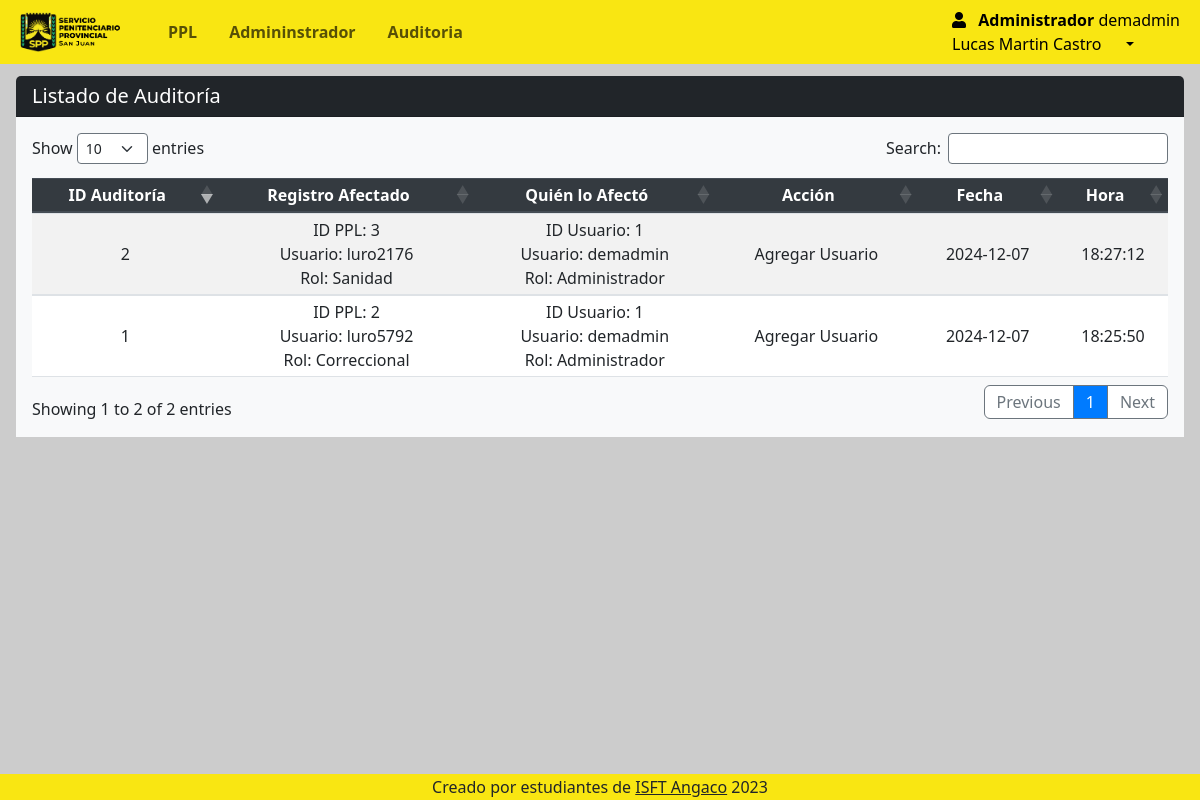
The page /Views/admin/auditoria.php (signed in) on the database its author committed.
### tables this page shows
CREATE TABLE `rol` (
  `id_rol` int(11) NOT NULL,
  `nombre_rol` varchar(50) NOT NULL
);

CREATE TABLE `usuarios` (
  `id_usuario` int(11) NOT NULL,
  `id_persona` int(11) NOT NULL,
  `id_rol` int(11) NOT NULL,
  `nombre_usuario` varchar(50) NOT NULL,
  `contrasena` varchar(255) NOT NULL,
  `fecha_creacion` datetime DEFAULT current_timestamp(),
  `activo` tinyint(1) DEFAULT 1
);

CREATE TABLE `auditoria` (
  `id_auditoria` int(11) NOT NULL,
  `id_usuario` int(11) NOT NULL,
  `accion` varchar(50) NOT NULL,
  `tabla_afectada` varchar(50) NOT NULL,
  `registro_id` int(11) NOT NULL,
  `fecha` timestamp NOT NULL DEFAULT current_timestamp(),
  `detalles` varchar(255) DEFAULT NULL
);

### Views/admin/auditoria.php (the view, shortened to what this page needs)
<?php
require 'navbar.php';
require '../../conn/connection.php';
$query = "SELECT a.*,
                 u.nombre_usuario AS nombre_usuario_afecto,
                 r.nombre_rol AS rol_afecto,
                 u2.nombre_usuario AS nombre_usuario_registro,
                 r2.nombre_rol AS rol_registro,
                 DATE_FORMAT(a.fecha, '%Y-%m-%d') AS fecha_solo,
                 DATE_FORMAT(a.fecha, '%H:%i:%s') AS hora_solo
          FROM auditoria a
          LEFT JOIN usuarios u ON a.id_usuario = u.id_usuario
          LEFT JOIN rol r ON u.id_rol = r.id_rol
          LEFT JOIN usuarios u2 ON a.registro_id = u2.id_usuario
          LEFT JOIN rol r2 ON u2.id_rol = r2.id_rol
          ORDER BY a.fecha DESC";
$statement = $db->prepare($query);
$statement->execute();
$auditoria = $statement->fetchAll(PDO::FETCH_ASSOC);
?>
<section class="content mt-3">
    <div class="row">
        <div class="col mx-3">
            <div class="row">
                <div class="col">
                    <div class="card rounded-2 border-0">
                        <h5 class="card-header bg-dark text-white">Listado de Auditoría</h5>
                        <div class="card-body bg-light">
                            <?php if (count($auditoria) > 0): ?>
                                <table id="example" class="table table-striped table-sm" style="width:100%">
                                    <thead class="thead-dark">
                                        <tr>
                                            <th>ID Auditoría</th>
                                            <th>Registro Afectado</th>
                                            <th>Quién lo Afectó</th>
                                            <th>Acción</th>
                                            <th>Fecha</th>
                                            <th>Hora</th>
                                        </tr>
                                    </thead>
                                    <tbody>
                                        <?php foreach ($auditoria as $registro): ?>
                                            <tr>
                                                <td><?php echo htmlspecialchars($registro['id_auditoria']); ?></td>
                                                <td>
                                                    ID PPL: <?php echo htmlspecialchars($registro['registro_id'] ?? 'No hay dato'); ?><br>
                                                    Usuario: <?php echo htmlspecialchars($registro['nombre_usuario_registro'] ?? 'No hay dato'); ?><br>
                                                    Rol: <?php echo htmlspecialchars($registro['rol_registro'] ?? 'No hay dato'); ?>
                                                </td>
                                                <td>
                                                    ID Usuario: <?php echo htmlspecialchars($registro['id_usuario'] ?? 'No hay dato'); ?><br>
                                                    Usuario: <?php echo htmlspecialchars($registro['nombre_usuario_afecto'] ?? 'No hay dato'); ?><br>
                                                    Rol: <?php echo htmlspecialchars($registro['rol_afecto'] ?? 'No hay dato'); ?><br>
                                                </td>
                                                <td><?php echo htmlspecialchars($registro['accion']); ?></td>
                                                <td><?php echo htmlspecialchars($registro['fecha_solo']); ?></td>
                                                <td><?php echo htmlspecialchars($registro['hora_solo']); ?></td>
                                            </tr>
                                        <?php endforeach; ?>
                                    </tbody>
                                </table>
                            <?php else: ?>
                                <p>No hay registros en la auditoría.</p>
                            <?php endif; ?>
                        </div>
                    </div>
                </div>
            </div>
        </div>
    </div>
</section>
<? require 'footer.php'; ?>

### Views/admin/navbar.php (shortened to what this page needs)
<?php
require '../../conn/connection.php';
$id_rol = $_SESSION['id_rol'];
$id_usuario= $_SESSION['id_usuario'];
$query = "SELECT * FROM rol WHERE id_rol = ?";
$stmt = $conexion->prepare($query);
$stmt->bind_param("i", $id_rol);
$stmt->execute();
$result = $stmt->get_result();
if ($result && $result->num_rows > 0) {
  $rol = $result->fetch_assoc();
  $nombre_rol = $rol['nombre_rol'];
} else {
  $nombre_rol = "Usuario Desconocido";
}
?>
<!DOCTYPE html>
<html lang="es">
<head>
  <link rel="stylesheet" href="https://use.fontawesome.com/releases/v5.8.2/css/all.css">
  <link rel="stylesheet" href="../../css/style.css">
  <link href="https://cdn.jsdelivr.net/npm/bootstrap@5.3.2/dist/css/bootstrap.min.css" rel="stylesheet">
  <link rel="stylesheet" href="https://maxcdn.bootstrapcdn.com/bootstrap/4.5.2/css/bootstrap.min.css">
  <link rel="stylesheet" href="https://cdnjs.cloudflare.com/ajax/libs/twitter-bootstrap/5.3.0/css/bootstrap.min.css">
  <link rel="stylesheet" href="https://cdn.datatables.net/1.13.7/css/dataTables.bootstrap5.min.css">
  <link rel="stylesheet" type="text/css" href="https://cdn.datatables.net/1.13.1/css/dataTables.bootstrap5.min.css" />
  <link rel="stylesheet" type="text/css" href="https://cdn.datatables.net/buttons/2.3.3/css/buttons.bootstrap5.min.css" />
  <link rel="stylesheet" href="https://cdn.jsdelivr.net/npm/bootstrap@5.3.0-alpha1/dist/css/bootstrap.min.css" />
  <link rel="stylesheet" href="https://cdnjs.cloudflare.com/ajax/libs/font-awesome/6.2.1/css/all.min.css" />
  <link rel="stylesheet" href="https://cdnjs.cloudflare.com/ajax/libs/font-awesome/5.15.4/css/all.min.css">
</head>
<body>
  <div style="height:60px">
    <nav class="navbar navbar-expand-lg fixed-top my-0 py-0" style="background-color: #f9e612;">
      <div class="container-fluid ml-2 ">
        <a href="index.php" class="navbar-brand mb-0 pr-4 ">
          <img class="d-line-block align-top " src="../../img/LOGO2.ico" width="100px" style="margin-right:0px">
        </a>
        <div class="collapse navbar-collapse " id="navbarNav">
          <ul class="navbar-nav mr-auto ">
            <li class="nav-item  pr-3">
              <a class="nav-link " href="ppl_index.php"><b>PPL</b></a>
            </li>
            <?php
              if ($_SESSION['id_rol'] === 1) {
            ?>
                  <li class="nav-item  pr-3">
                    <a class="nav-link " href="admin_index.php"><b>Admininstrador</b></a>
                  </li>
            <?php
              }
            ?>
            <?php
              if ($_SESSION['id_rol'] === 1) {
            ?>
              <li class="nav-item  pr-3">
                <a class="nav-link " href="auditoria.php"><b>Auditoria</b></a>
              </li>
            <?php
              }
            ?>
          </ul>
          <form class="form-inline d-flex justify-content-end">
            <div class="collapse navbar-collapse" id="navbarNav">
              <ul class="navbar-nav">
                <li class="nav-item dropdown">
                  <a class="nav-link dropdown-toggle active" href="#" role="button" data-bs-toggle="dropdown" aria-expanded="false">
                    <i class="fas fa-user pr-2"></i>
                    <span class="mr-3">
                      <b>
                      <?php if (isset($nombre_rol)) : ?>
                        <?php echo $nombre_rol; ?>
                      <?php else : ?>
                        "Usuario Desconocido"
                      <?php endif; ?>
                      </b>
                      <span>
                        <?php if (isset($_SESSION['nombres'])) : ?>
                           <?php
                           $query = "SELECT nombre_usuario FROM usuarios WHERE activo = 1 AND id_usuario = :id_usuario";
                           $stmt = $db->prepare($query);
                           $stmt->bindParam(':id_usuario', $id_usuario, PDO::PARAM_INT);
                           $stmt->execute();
                           $usuario = $stmt->fetch(PDO::FETCH_ASSOC);
                           ?>
                          <?php echo $usuario['nombre_usuario']; ?>
                          <br>
                          <?php echo $_SESSION['nombres']; ?>
                          <?php echo $_SESSION['apellidos']; ?>
                        <?php endif; ?>
                      </span>
                    </span>
                  </a>
                </li>
            </div>
          </form>
        </div>
      </div>
    </nav>
  </div>

### css/style.css (style rules this page uses)
body { position: relative; padding-bottom: 10px; min-height: 100vh; }
th, td { text-align: center !important; vertical-align: middle !important; }

### Views/admin/navbar.php (style rules this page uses)
body { background: #cccccc; }

### rows shown on the page
rol: nombre_rol "Administrador"
usuarios: nombre_usuario "demadmin"
auditoria: id_auditoria "2", registro "3", usuarios.nombre_usuario "luro2176", rol.nombre_rol "Sanidad", id_usuario "1", id_usuario.nombre_usuario "demadmin", rol.nombre_rol "Administrador", accion "Agregar Usuario", fecha_solo "2024-12-07", hora_solo "18:27:12"
auditoria: id_auditoria "1", registro "2", usuarios.nombre_usuario "luro5792", rol.nombre_rol "Correccional", id_usuario "1", id_usuario.nombre_usuario "demadmin", rol.nombre_rol "Administrador", accion "Agregar Usuario", fecha_solo "2024-12-07", hora_solo "18:25:50"

### other values the page prints
$_SESSION['nombres'] "Lucas Martin"
$_SESSION['apellidos'] "Castro"
